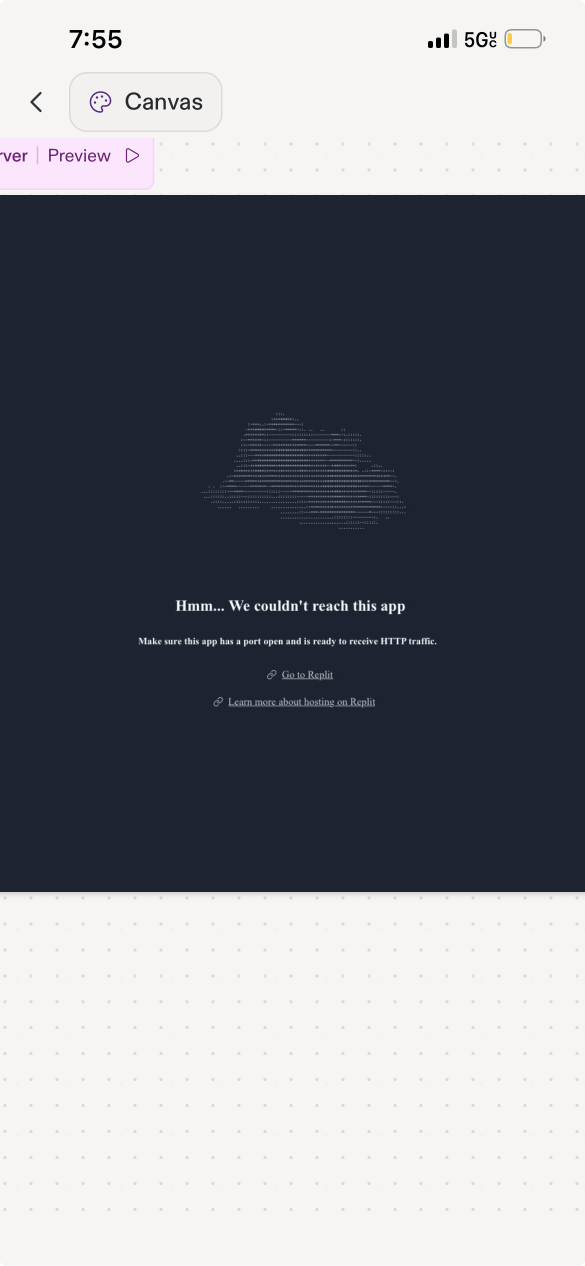
#> input picture attached_assets/image_1786362958806.png, 1170 x 2532 px (shown at 1/2 size); its folder holds only this picture in this run
$ python -i broll_guard.py   (imports and definitions only)
#> lines starting #> are read from the running program, lines starting #| are printed output that depends on the picture
#> further down, picture is the input picture: PIL image 1170x2532 RGBA; mean R, G, B, A 127.1, 129.2, 137.2, 255
"""B-roll guardrails: a source ladder, A-roll colour matching, safe generation.

The ladder tries the user's own library first (their footage always looks
like their video), then stock search on *concept* queries rather than the
literal noun, and only then generates an abstract, people-free, text-free
shot tinted with the A-roll's own palette. Whatever is chosen gets a colour
match against the A-roll -- exposure, saturation, tint and a touch of grain --
so cutaways stop looking pasted in.
"""
from __future__ import annotations

import hashlib
import io
import re
import subprocess
from pathlib import Path

import edit_engine

_STOP = {"the", "a", "an", "and", "or", "of", "to", "in", "on", "for", "with", "my", "your",
         "our", "img", "image", "photo", "video", "clip", "final", "copy", "jpg", "png", "mp4",
         "mov", "webm", "stock", "broll", "b", "roll"}


# [6 lines left out: function _stem, not called in this run]


def _terms(text: str) -> set[str]:
    toks = re.findall(r"[a-zA-Z]{3,}", text or "")
    return {_stem(t) for t in toks if t.lower() not in _STOP}


# ---- 1. Library ---------------------------------------------------------------

# [48 lines left out: functions library_match, frame_image, not called in this run]


def image_stats(img) -> dict:
    """Mean luma, chroma offsets, saturation and a grain estimate (0-255 scales)."""
    from PIL import ImageFilter, ImageStat
    ycc = img.convert("YCbCr")
#> ycc: PIL image 1170x2532 YCbCr; mean of channels 0, 1, 2 129.3, 132, 125.9
    y, cb, cr = ImageStat.Stat(ycc).mean
#> y = 129.3; cb = 132; cr = 125.9
    sat = ImageStat.Stat(img.convert("HSV")).mean[1]
#> sat = 56.8
    gray = img.convert("L")
    diff = ImageStat.Stat(_absdiff(gray, gray.filter(ImageFilter.GaussianBlur(1.2)))).mean[0]
    return {"y": round(y, 2), "cb": round(cb, 2), "cr": round(cr, 2), "sat": round(sat, 2),
            "grain": round(diff, 2)}


def _absdiff(a, b):
    from PIL import ImageChops
    return ImageChops.difference(a, b)
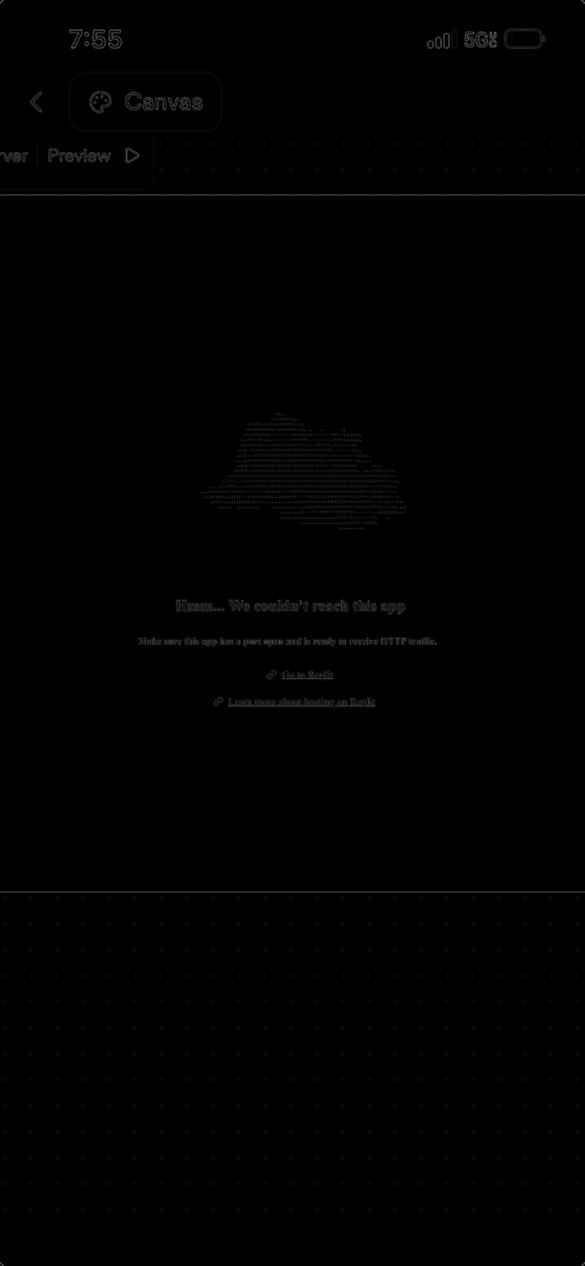
#> returned value: PIL image 1170x2532 L (shown at 1/2 size); min 0, max 147, mean 0.8


# [60 lines left out: functions palette, color_match_params, color_match_filter, not called in this run]


# ---- 3. Generative abstract fallback --------------------------------------------

# Abstract looks keyed by the feeling a concept carries. Every one is pure
# colour and light: nothing here can draw a person, a hand or a word.
_LOOKS = {
    "orbit": {"type": "spiral", "speed": 0.006, "n": 3, "blur": 40, "pulse": 0.0},
    "drift": {"type": "linear", "speed": 0.010, "n": 3, "blur": 30, "pulse": 0.0},
    "glow": {"type": "radial", "speed": 0.012, "n": 2, "blur": 26, "pulse": 0.05},
    "tide": {"type": "circular", "speed": 0.008, "n": 3, "blur": 34, "pulse": 0.03},
}
_MOOD_LOOK = [
    (re.compile(r"overwhelm|pressure|chaos|stress|anxi|tension|clock|deadline|grind", re.I), "orbit"),
    (re.compile(r"growth|momentum|energy|launch|win|rise|sunrise|bright", re.I), "glow"),
    (re.compile(r"calm|clarity|focus|quiet|still|rest|ocean|water|horizon", re.I), "tide"),
]


# [93 lines left out: functions pick_look, sanitize_prompt, abstract_lavfi, generate_abstract, smart_broll, not called in this run]

>>> from PIL import Image
>>> picture = Image.open('../../attached_assets/image_1786362958806.png')
>>> result = image_stats(picture)
#> in image_stats, `diff = ImageStat.Stat(_absdiff(gray, gray.filter(ImageFilter.GaussianB..`: diff = 0.782
#> result = {'y': 129.3, 'cb': 132, 'cr': 125.9, 'sat': 56.8, 'grain': 0.78}
